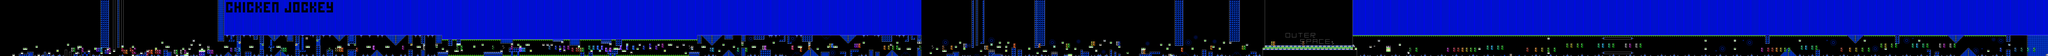

Rendered tile map (Tiled .tmx) drawn with the repository's tilesets; below, a short description and the map source with its tile grids summarised:
An orthogonal 978x27 tile map with 16x16 px tiles, 2 tile layers (SP, ...), 2 tilesets.

<map version="1.10" tiledversion="1.11.2" orientation="orthogonal" renderorder="right-down" width="978" height="27" tilewidth="16" tileheight="16" infinite="0" nextlayerid="5" nextobjectid="1">
 <editorsettings>
  <chunksize width="16" height="27" />
  <export target="../LEVELS/LEVEL DATA/test4.csv" format="csv" />
 </editorsettings>
 <tileset firstgid="1" name="famidash" tilewidth="16" tileheight="16" tilecount="256" columns="16">
  <image source="../../../GRAPHICS/famidash.bmp" width="256" height="256" />
 </tileset>
 <tileset firstgid="257" name="sprites" tilewidth="16" tileheight="16" tilecount="256" columns="16">
  <image source="../../../GRAPHICS/sprites.png" width="256" height="256" />
 </tileset>
 <layer id="1" width="978" height="27">
  <data>[26406 cells, 15431 non-empty, 85 distinct tile ids]</data>
 </layer>
 <layer id="2" name="SP" width="978" height="27">
  <data>[26406 cells, 638 non-empty, 89 distinct tile ids]</data>
 </layer>
</map>
